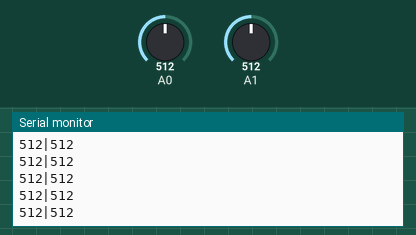
This sketch was run on a simulated Arduino Uno, built with avr-gcc and run on an emulated ATmega328P. Parts: the last lines printed to the serial monitor. Inputs (shaded band) come from the test bench; at power-on: A0 = 512, A1 = 512.

Above: at 1.2 s.
1.3 s: A0 set to 716
At 2.4 s:
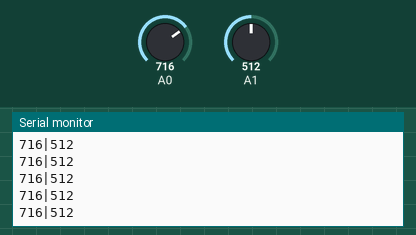
2.8 s: A1 set to 716
At 3.4 s:
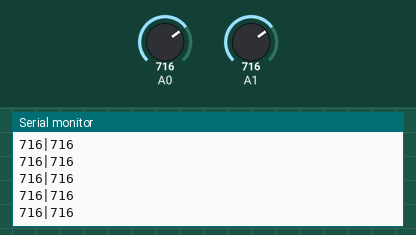
5.8 s: A0 set to 900
At 6.5 s:
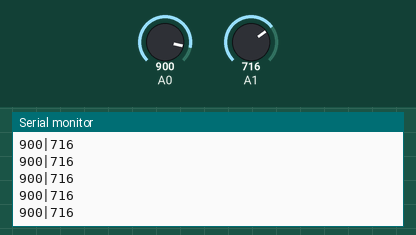
7.3 s: A1 set to 900
At 8.1 s:
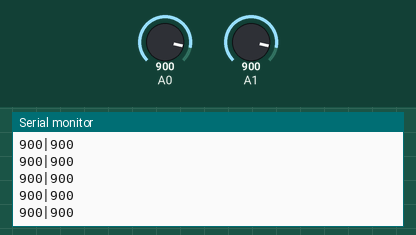
Timing chart, 0 to 9.8 s (numbered marks = the images above; inputs shaded):
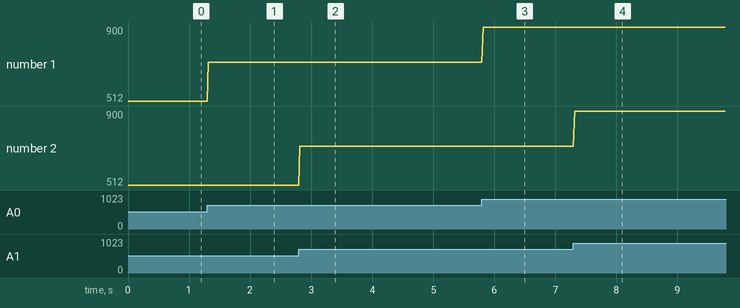

The sketch:

sketch_nov16a.ino
```cpp
int UD = 0;
int LR = 0;

void setup() {
  Serial.begin(9600);
}

void loop() {
  UD = analogRead(A0);
  LR = analogRead(A1);
  Serial.print(UD);
  Serial.print("|");
  Serial.println(LR);
  delay(20);
}
```

Measured:
- after the input at 1.3 s, the serial monitor: prints a new line at once (image 1)
- after the input at 2.8 s, the serial monitor: prints a new line at once (image 2)
- after the input at 5.8 s, the serial monitor: prints a new line at once (image 3)
- after the input at 7.3 s, the serial monitor: prints a new line at once (image 4)
- plotted number 1: 512 → 716 after the input at 1.3 s, 716 → 900 after the input at 5.8 s
